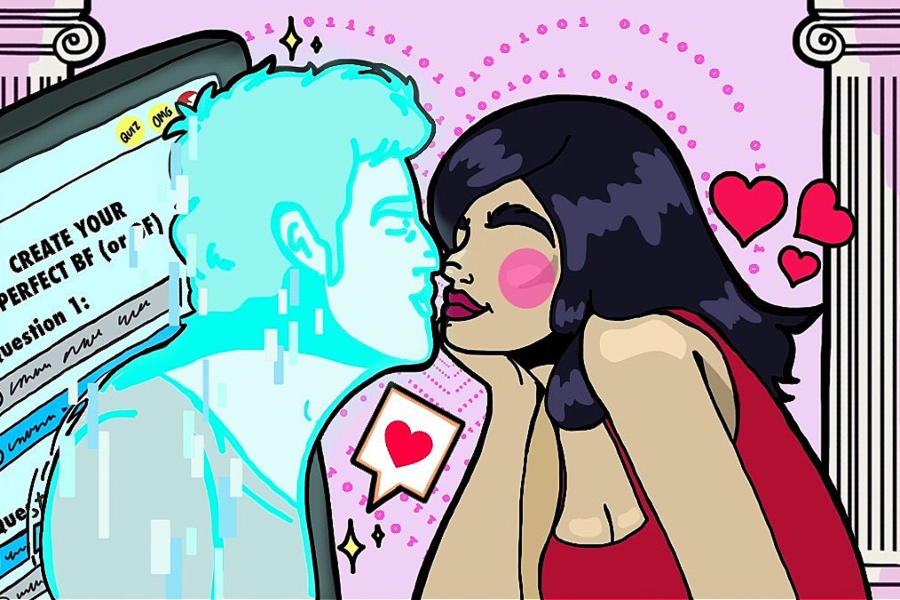
#> input picture training images/editorial illustrations/Dystopian Love.png, 2700 x 1800 px (shown at 1/3 size)
$ python -i color_palette_extractor.py   (imports and definitions only)
#> lines starting #> are read from the running program, lines starting #| are printed output that depends on the picture
'''
Amara Auguste
Color Palette Extractor
04/20/2025

This script is a Flask web application that allows users to upload an image and extract a color palette from it.
The user can choose between two modes:
    - 'palette' mode, which extracts the most dominant colors, and 'color' mode, which filters colors based on predefined hue ranges

The extracted colors are displayed as hex codes and saved as an image palette.
The application uses OpenCV for image processing, scikit-learn for KMeans clustering, and Flask for the web interface.
The user can upload an image, select a mode, and view the resulting color palette.

'''
from flask import Flask, request, render_template, send_from_directory
import webbrowser
import threading
import cv2
import pandas as pd
import numpy as np
import os
from sklearn.cluster import KMeans

# [1 line not run here, left out]
# [1 line that did not run here, left out]
# [1 line that did not run here, left out]
# [2 lines not run here, left out]

# Define hue ranges for color filtering
COLOR_HUE_RANGES = {
    'pink': [(150, 170)],
    'red': [(0, 10), (170, 179)],
    'orange': [(11, 25)],
    'yellow': [(26, 34)],
    'green': [(35, 85)],
    'cyan': [(86, 100)],
    'blue': [(101, 130)],
    'purple': [(131, 149)],
}

# Thresholds for excluding black/gray/white in color mode
MIN_SATURATION = 50
MIN_VALUE = 50

def process_image(image_path, mode='palette', target_color=None):
    # Load original image
#> called with mode = 'palette'
    img = cv2.imread(image_path)
#> img is the input picture: shape (1800, 2700, 3); mean B, G, R 170.6, 164.1, 158.6
    if img is None:
        raise ValueError("Invalid image path or corrupted image.")

    # Resize for faster processing
    height, width = img.shape[:2]
#> height = 1800; width = 2700
    aspect_ratio = width / height
#> aspect_ratio = 1.5
    new_width = 400
    new_height = int(new_width / aspect_ratio)
#> new_height = 266
    img_resized = cv2.resize(img, (new_width, new_height))
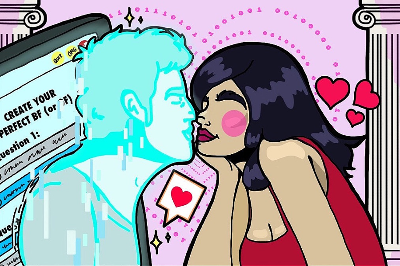
#> img_resized: shape (266, 400, 3); mean B, G, R 170.6, 164.1, 158.6

    hsv_img = cv2.cvtColor(img_resized, cv2.COLOR_BGR2HSV)
#> hsv_img: shape (266, 400, 3); mean H, S, V 94.9, 83.6, 188.5
    mask = np.ones((new_height, new_width), dtype=bool)

    # Filter by hue if in 'color' mode with target_color
    if mode == 'color' and target_color:
        hue_ranges = COLOR_HUE_RANGES.get(target_color.lower())
        if hue_ranges:
            combined_mask = np.zeros((new_height, new_width), dtype=bool)
            for (h_min, h_max) in hue_ranges:
                if h_min <= h_max:
                    current_mask = (hsv_img[:, :, 0] >= h_min) & (hsv_img[:, :, 0] <= h_max)
                else:
                    current_mask = (hsv_img[:, :, 0] >= h_min) | (hsv_img[:, :, 0] <= h_max)
                combined_mask = combined_mask | current_mask
            mask = combined_mask
        else:
            return ["No colors found for the selected mode and color."]

    # Collect pixels based on mask
    pixels = []
    for y in range(new_height):
        for x in range(new_width):
            if mask[y, x]:
                b, g, r = img_resized[y, x]
                pixels.append([b, g, r])
#> after the loop, pixels = 106400 items

    if not pixels:
        return ["No colors found for the selected mode and color."]

    # Handle very few pixels
    if len(pixels) < 10:
        unique_colors = [list(x) for x in set(tuple(p) for p in pixels)]
        hex_codes = ["#{:02x}{:02x}{:02x}".format(int(c[2]), int(c[1]), int(c[0])) for c in unique_colors]
        save_palette_and_return(hex_codes, img_resized, mode, target_color, image_path)
        return hex_codes

    # Clustering
    n_clusters = min(8, len(pixels))
#> n_clusters = 8
    df = pd.DataFrame(pixels, columns=['B', 'G', 'R'])
#> df = table of 106400 rows and 3 columns
    km = KMeans(n_clusters=n_clusters, init='k-means++', n_init=10)
    km.fit(df.values)
    centers_bgr = np.array(km.cluster_centers_, dtype=np.uint8)
#> centers_bgr = [[236, 240, 23], [19, 12, 14], [240, 241, 205], [58, 17, 190], [161, 183, 211], [91, 80, 74], [239, 243, 142], [241, 215, 239]]

    centers_hsv = cv2.cvtColor(centers_bgr.reshape(-1, 1, 3), cv2.COLOR_BGR2HSV).reshape(-1, 3)
#> centers_hsv = [[89, 231, 240], [129, 94, 19], [89, 38, 241], [173, 232, 190], [13, 60, 211], [109, 48, 91], [89, 106, 243], [148, 28, 241]]

    relevant_centers = []
    relevant_hex_codes = []

    for i, (b, g, r) in enumerate(centers_bgr):
        h, s, v = centers_hsv[i]
        include_center = True

        if mode == 'color':
            # Filter based on saturation and value
            if s < MIN_SATURATION or v < MIN_VALUE:
                include_center = False
            # Check hue range if target_color specified
            if target_color:
                hue_ranges = COLOR_HUE_RANGES.get(target_color.lower())
                hue_match = False
                if hue_ranges:
                    for (h_min, h_max) in hue_ranges:
                        if h_min <= h_max:
                            if h >= h_min and h <= h_max:
                                hue_match = True
                                break
                        else:
                            if h >= h_min or h <= h_max:
                                hue_match = True
                                break
                if not hue_match:
                    include_center = False

        # For 'palette' mode, include all centers
        if include_center:
            relevant_centers.append([b, g, r])
            hex_code = "#{:02x}{:02x}{:02x}".format(int(r), int(g), int(b))
            relevant_hex_codes.append(hex_code)
#> this loop made 8 passes
#> (b, g, r, h, s, v, hex_code) on passes 1 to 8: (236, 240, 23, 89, 231, 240, '#17f0ec'), (19, 12, 14, 129, 94, 19, '#0e0c13'), (240, 241, 205, 89, 38, 241, '#cdf1f0'), (58, 17, 190, 173, 232, 190, '#be113a'), (161, 183, 211, 13, 60, 211, '#d3b7a1'), (91, 80, 74, 109, 48, 91, '#4a505b'), (239, 243, 142, 89, 106, 243, '#8ef3ef'), (241, 215, 239, 148, 28, 241, '#efd7f1')
#> after the loop, relevant_centers has the same summary as centers_bgr; relevant_hex_codes = ['#17f0ec', '#0e0c13', '#cdf1f0', '#be113a', '#d3b7a1', '#4a505b', '#8ef3ef', '#efd7f1']

    if not relevant_centers:
        return ["No relevant colors found in the current mode."]

    # Generate palette image
    n_colors = len(relevant_centers)
#> n_colors = 8
    palette_img = np.zeros((60 + 20, n_colors * 100, 3), dtype=np.uint8)
    for i, (b, g, r) in enumerate(relevant_centers):
        # Fill color rectangle
        palette_img[:60, i * 100:(i + 1) * 100, :] = [b, g, r]
        # Add hex code text
        cv2.putText(palette_img, relevant_hex_codes[i],
                    (i * 100 + 10, 75), cv2.FONT_HERSHEY_SIMPLEX, 0.5, (255, 255, 255), 1)
#> this loop made 8 passes
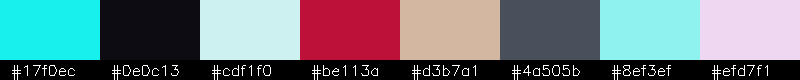
#> palette_img: shape (80, 800, 3); mean of channels 0, 1, 2 126, 120.9, 108.4; drawn as B, G, R

    # Save the original resized image
#> (the run stopped early here; a loop or call above may not have finished)

$ run again, on training images/editorial illustrations/Ethics of Exploring Space.png
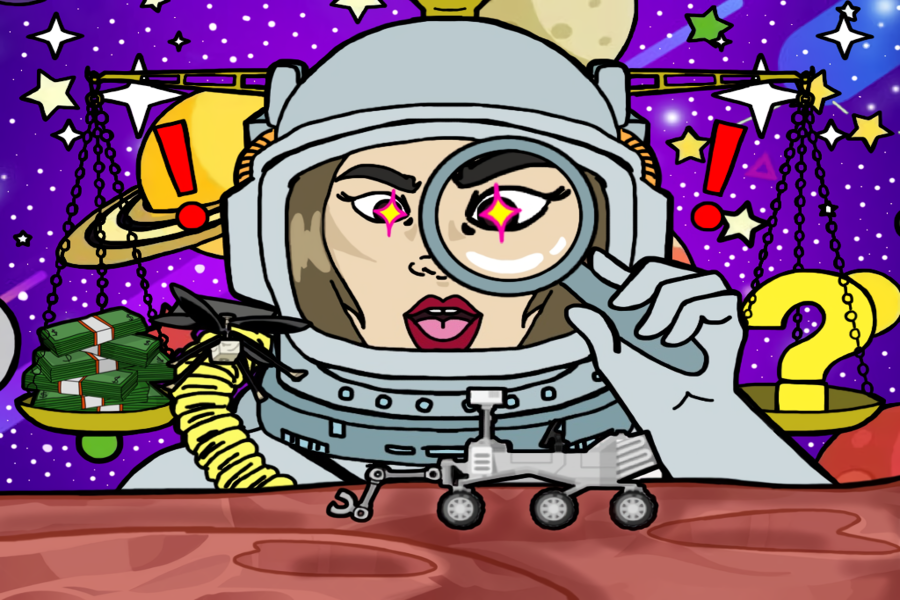
#> input picture training images/editorial illustrations/Ethics of Exploring Space.png, 2700 x 1800 px (shown at 1/3 size)
#> in process_image, img is the input picture: shape (1800, 2700, 3); mean B, G, R 120.3, 98.2, 133.9
#> in process_image, `img_resized = cv2.resize(img, (new_width, new_height))`:
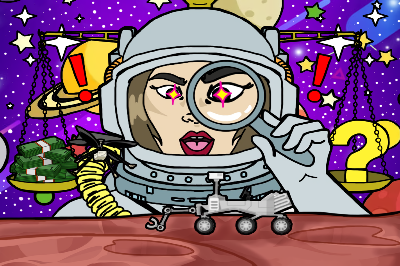
#> img_resized: shape (266, 400, 3); mean B, G, R 120.2, 98.2, 133.9
#> hsv_img: shape (266, 400, 3); mean H, S, V 64.2, 124.9, 156.5
#> after the loop in process_image, `for y in range(new_height):`: pixels = 106400 items
#> n_clusters = 8
#> df = table of 106400 rows and 3 columns
#> centers_bgr = [[8, 7, 8], [207, 212, 209], [182, 7, 100], [91, 99, 185], [165, 151, 137], [61, 214, 235], [63, 93, 84], [51, 57, 157]]
#> centers_hsv = [[150, 32, 8], [48, 6, 212], [136, 245, 182], [3, 130, 185], [105, 43, 165], [26, 189, 235], [39, 82, 93], [2, 172, 157]]
#> the loop in process_image, `for i, (b, g, r) in enumerate(centers_bgr):` made 8 passes
#> (b, g, r, h, s, v, hex_code) on passes 1 to 8: (8, 7, 8, 150, 32, 8, '#080708'), (207, 212, 209, 48, 6, 212, '#d1d4cf'), (182, 7, 100, 136, 245, 182, '#6407b6'), (91, 99, 185, 3, 130, 185, '#b9635b'), (165, 151, 137, 105, 43, 165, '#8997a5'), (61, 214, 235, 26, 189, 235, '#ebd63d'), (63, 93, 84, 39, 82, 93, '#545d3f'), (51, 57, 157, 2, 172, 157, '#9d3933')
#> after the loop in process_image, `for i, (b, g, r) in enumerate(centers_bgr):`: relevant_centers has the same summary as centers_bgr; relevant_hex_codes = ['#080708', '#d1d4cf', '#6407b6', '#b9635b', '#8997a5', '#ebd63d', '#545d3f', '#9d3933']
#> n_colors = 8
#> the loop in process_image, `for i, (b, g, r) in enumerate(relevant_centers):` made 8 passes
#> after the loop in process_image, `for i, (b, g, r) in enumerate(relevant_centers):`:
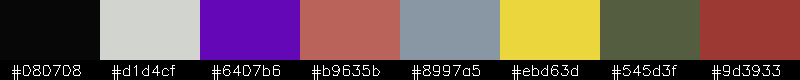
#> palette_img: shape (80, 800, 3); mean of channels 0, 1, 2 83.9, 85.1, 110.8; drawn as B, G, R
